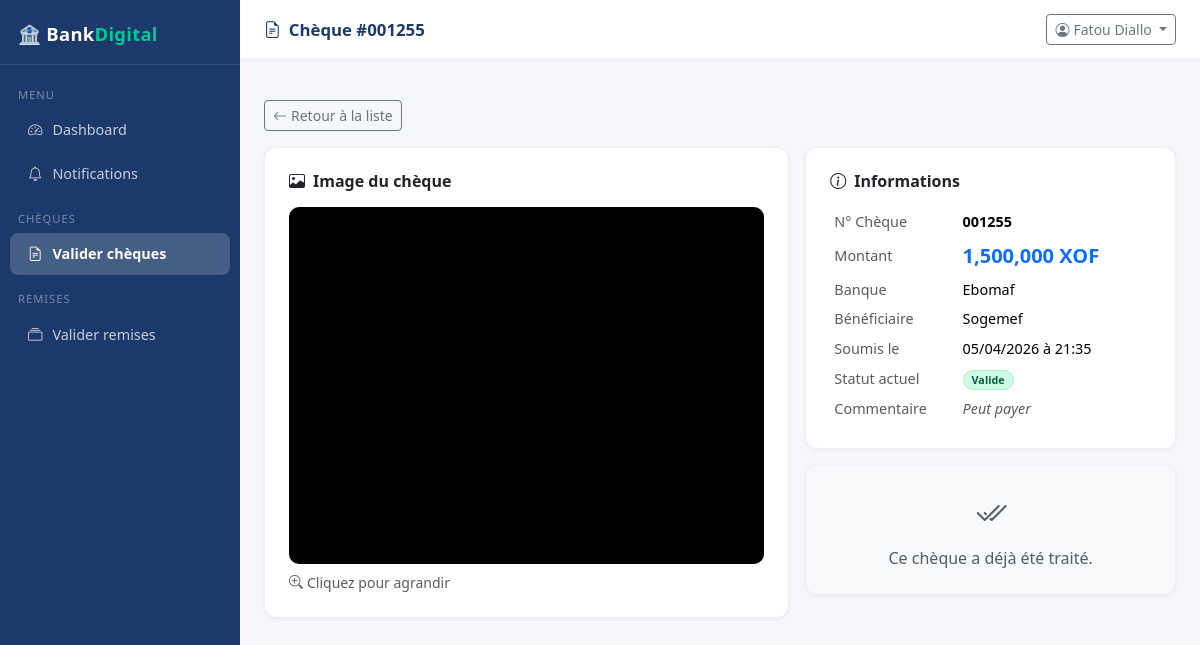
/gestionnaire/cheques/1 (signed in), run on the app's committed database.
### app/models.py (models this page shows, shortened)
class Cheque(db.Model):
    __tablename__ = "cheques"
    id = db.Column(db.Integer, primary_key=True)
    numero = db.Column(db.String(50), nullable=False, index=True)
    montant = db.Column(db.Numeric(15, 2), nullable=False)
    banque = db.Column(db.String(100))
    beneficiaire = db.Column(db.String(150))
    compte_emetteur_id = db.Column(db.Integer, db.ForeignKey("comptes.id"))
    image_path = db.Column(db.String(255))
    statut = db.Column(db.Enum(StatutEnum), default=StatutEnum.en_attente)
    caissier_id = db.Column(db.Integer, db.ForeignKey("utilisateurs.id"))
    gestionnaire_id = db.Column(db.Integer, db.ForeignKey("utilisateurs.id"))
    cheque_emis_id = db.Column(db.Integer, db.ForeignKey("cheques_emis.id"))  # lien si déclaré
    commentaire = db.Column(db.Text)
    recu_signe = db.Column(db.Boolean, default=False)
    recu_path = db.Column(db.String(255))
    created_at = db.Column(db.DateTime, default=datetime.utcnow)
    updated_at = db.Column(db.DateTime, onupdate=datetime.utcnow)
    cheque_emis = db.relationship("ChequeEmis", foreign_keys=[cheque_emis_id])

### app/web/gestionnaire.py (the view)
@gestionnaire_bp.route("/cheques/<int:cheque_id>")
@login_required_web(roles=["gestionnaire"])
def detail_cheque(cheque_id):
    cheque = Cheque.query.get_or_404(cheque_id)
    return render_template("gestionnaire/detail_cheque.html", cheque=cheque)

### app/templates/gestionnaire/detail_cheque.html (shortened to what this page needs)
{% extends "base.html" %}
{% block page_title %}<i class="bi bi-file-earmark-text me-2"></i>Chèque #{{ cheque.numero }}{% endblock %}
{% block sidebar %}
<div class="sidebar">
  <div class="brand">🏦 Bank<span>Digital</span></div>
  <nav class="mt-2">
    <div class="nav-section">Menu</div>
    <a href="{{ url_for('gestionnaire.dashboard') }}"><i class="bi bi-speedometer2"></i>Dashboard</a>
    <a href="{{ url_for('gestionnaire.notifications') }}"><i class="bi bi-bell"></i>Notifications</a>
    <div class="nav-section">Chèques</div>
    <a href="{{ url_for('gestionnaire.cheques') }}" class="active"><i class="bi bi-file-earmark-text"></i>Valider chèques</a>
    <div class="nav-section">Remises</div>
    <a href="{{ url_for('gestionnaire.remises') }}"><i class="bi bi-collection"></i>Valider remises</a>
  </nav>
</div>
{% endblock %}
{% block content %}
<div class="mb-3">
  <a href="{{ url_for('gestionnaire.cheques') }}" class="btn btn-outline-secondary btn-sm">
    <i class="bi bi-arrow-left me-1"></i>Retour à la liste
  </a>
</div>
<div class="row g-3">
  <div class="col-lg-7">
    <div class="card p-4">
      <h6 class="fw-bold mb-3"><i class="bi bi-image me-2"></i>Image du chèque</h6>
      {% if cheque.image_path %}
      <img src="/uploads/{{ cheque.image_path }}" class="cheque-img-full w-100"
           style="max-height:420px; object-fit:contain; cursor:zoom-in"
           onclick="document.getElementById('imgFull').classList.toggle('d-none')">
      <p class="text-muted small mt-2 mb-0"><i class="bi bi-zoom-in me-1"></i>Cliquez pour agrandir</p>
      {% else %}
      <div class="text-center text-muted py-5 bg-light rounded-3">
        <i class="bi bi-image fs-1"></i>
        <p class="mt-2">Aucune image disponible</p>
      </div>
      {% endif %}
    </div>
  </div>
  <div class="col-lg-5">
    <div class="card p-4 mb-3">
      <h6 class="fw-bold mb-3"><i class="bi bi-info-circle me-2"></i>Informations</h6>
      <table class="table table-borderless table-sm mb-0">
        <tr><td class="text-muted" style="width:40%">N° Chèque</td><td class="fw-semibold">{{ cheque.numero }}</td></tr>
        <tr><td class="text-muted">Montant</td><td class="fw-bold text-primary fs-5">{{ "{:,.0f}".format(cheque.montant) }} XOF</td></tr>
        <tr><td class="text-muted">Banque</td><td>{{ cheque.banque or '—' }}</td></tr>
        <tr><td class="text-muted">Bénéficiaire</td><td>{{ cheque.beneficiaire or '—' }}</td></tr>
        <tr><td class="text-muted">Soumis le</td><td>{{ cheque.created_at.strftime('%d/%m/%Y à %H:%M') }}</td></tr>
        <tr>
          <td class="text-muted">Statut actuel</td>
          <td><span class="badge badge-{{ cheque.statut.value }} rounded-pill px-2">{{ cheque.statut.value.replace('_',' ').title() }}</span></td>
        </tr>
        {% if cheque.commentaire %}
        <tr>
          <td class="text-muted">Commentaire</td>
          <td class="fst-italic text-muted">{{ cheque.commentaire }}</td>
        </tr>
        {% endif %}
      </table>
    </div>
    {% if cheque.statut.value == 'en_attente' %}
    <div class="card p-4 border-primary" style="border-width:2px !important">
      <h6 class="fw-bold mb-3 text-primary"><i class="bi bi-pencil-square me-2"></i>Prendre une décision</h6>
      <form method="POST" action="{{ url_for('gestionnaire.decision_cheque', cheque_id=cheque.id) }}">
        <div class="mb-3">
          <label class="form-label fw-semibold">Décision <span class="text-danger">*</span></label>
          <div class="d-flex gap-2">
            <div class="form-check flex-fill">
              <input class="form-check-input" type="radio" name="decision" id="dec_valide" value="valide" required>
              <label class="form-check-label text-success fw-semibold" for="dec_valide">
                <i class="bi bi-check-circle-fill me-1"></i>Valider
              </label>
            </div>
            <div class="form-check flex-fill">
              <input class="form-check-input" type="radio" name="decision" id="dec_refuse" value="refuse">
              <label class="form-check-label text-danger fw-semibold" for="dec_refuse">
                <i class="bi bi-x-circle-fill me-1"></i>Refuser
              </label>
            </div>
            <div class="form-check flex-fill">
              <input class="form-check-input" type="radio" name="decision" id="dec_retour" value="retour">
              <label class="form-check-label text-secondary fw-semibold" for="dec_retour">
                <i class="bi bi-arrow-return-left me-1"></i>Retour
              </label>
            </div>
          </div>
        </div>
        <div class="mb-3">
          <label class="form-label fw-semibold">Commentaire</label>
          <textarea name="commentaire" class="form-control" rows="3"
                    placeholder="Motif de la décision (optionnel)..."></textarea>
        </div>
        <button type="submit" class="btn btn-primary w-100"
                onclick="return confirm('Confirmer cette décision ?')">
          <i class="bi bi-send me-2"></i>Confirmer et notifier le caissier
        </button>
      </form>
    </div>
    {% else %}
    <div class="card p-4 bg-light">
      <div class="text-center text-muted">
        <i class="bi bi-check2-all fs-2"></i>
        <p class="mt-2 mb-0">Ce chèque a déjà été traité.</p>
      </div>
    </div>
    {% endif %}
  </div>
</div>
{% endblock %}

### app/templates/base.html (style rules this page uses)
:root { --primary: #1B3A6B; --primary-light: #2D5FA6; --accent: #00C896; --bg: #F5F7FA; --sidebar-w: 240px; }
body { background: var(--bg); font-family: 'Segoe UI', sans-serif; }
.sidebar { width: var(--sidebar-w); min-width: var(--sidebar-w); min-height: 100vh; background: var(--primary); position: sticky; top: 0; height: 100vh; overflow-y: auto; }
.sidebar .brand { padding: 20px 18px 16px; font-size: 1.15rem; font-weight: 700; color: #fff; border-bottom: 1px solid rgba(255,255,255,.1); letter-spacing: .3px; }
.sidebar .brand span { color: var(--accent); }
.sidebar nav a { display: flex; align-items: center; gap: 10px; color: rgba(255,255,255,.75); text-decoration: none; padding: 10px 18px; border-radius: 8px; margin: 2px 10px; font-size: .9rem; transition: all .15s; }
.sidebar nav a.active { background: rgba(255,255,255,.18); color: #fff; font-weight: 600; }
.sidebar nav .nav-section { font-size: .7rem; text-transform: uppercase; letter-spacing: 1px; color: rgba(255,255,255,.4); padding: 14px 18px 4px; }
.card { border: 1px solid #eef0f4; border-radius: 12px; box-shadow: 0 1px 4px rgba(0,0,0,.05); }
.badge-valide { background: #D1FAE5; color: #065F46; border: 1px solid #A7F3D0; }
.table td { vertical-align: middle; font-size: .9rem; }
.cheque-img-full { max-width: 100%; border-radius: 10px; }

### data on the page
Cheque: numero "001255", image_path (picture), montant "1,500,000", banque "Ebomaf", beneficiaire "Sogemef", created_at "05/04/2026 à 21:35", statut.value.replace "Valide", commentaire "Peut payer"

### other printed values
{{ session.get('user_nom', 'Utilisateur') }} "Fatou Diallo"
